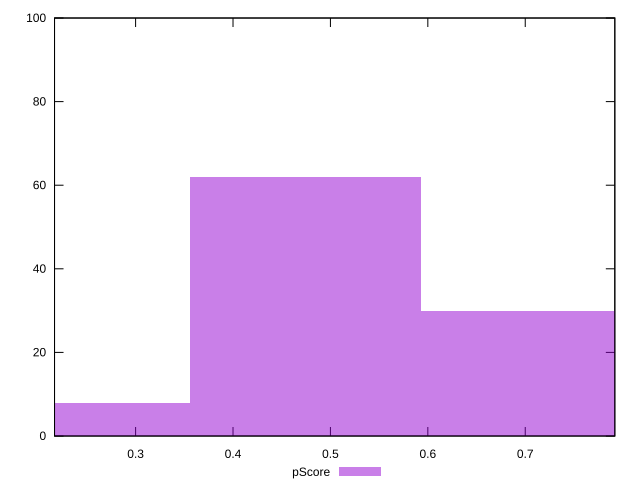

Recreate this plot in gnuplot.
reset

$pScore <<EOF
0.47398684327617696 62
0.23699342163808848 8
0.7109802649142655 30
EOF

set key outside below
set boxwidth 0.23699342163808848
set xrange [0.21677029179737078:0.7919604303983958]
set yrange [0:100]
set trange [0:100]
set style fill transparent solid 0.5 noborder
set terminal svg size 640, 490 enhanced background rgb 'white'
set output "reports/report_00028_2021-02-24T12-49-42.674Z/mainthread-work-breakdown/samples/astro/pScore/histogram.svg"

plot $pScore title "pScore" with boxes

reset
